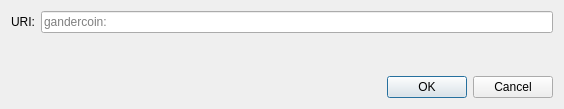
<?xml version="1.0" encoding="UTF-8"?>
<ui version="4.0">
 <class>OpenURIDialog</class>
 <widget class="QDialog" name="OpenURIDialog">
  <property name="geometry">
   <rect>
    <x>0</x>
    <y>0</y>
    <width>564</width>
    <height>109</height>
   </rect>
  </property>
  <property name="windowTitle">
   <string>Open gandercoin URI</string>
  </property>
  <layout class="QVBoxLayout" name="verticalLayout">
   <item>
    <layout class="QHBoxLayout" name="horizontalLayout">
     <item>
      <widget class="QLabel" name="label">
       <property name="text">
        <string>URI:</string>
       </property>
      </widget>
     </item>
     <item>
      <widget class="QValidatedLineEdit" name="uriEdit">
       <property name="placeholderText">
        <string notr="true">gandercoin:</string>
       </property>
      </widget>
     </item>
    </layout>
   </item>
   <item>
    <spacer name="verticalSpacer">
     <property name="orientation">
      <enum>Qt::Vertical</enum>
     </property>
     <property name="sizeHint" stdset="0">
      <size>
       <width>20</width>
       <height>40</height>
      </size>
     </property>
    </spacer>
   </item>
   <item>
    <widget class="QDialogButtonBox" name="buttonBox">
     <property name="orientation">
      <enum>Qt::Horizontal</enum>
     </property>
     <property name="standardButtons">
      <set>QDialogButtonBox::Cancel|QDialogButtonBox::Ok</set>
     </property>
    </widget>
   </item>
  </layout>
 </widget>
 <customwidgets>
  <customwidget>
   <class>QValidatedLineEdit</class>
   <extends>QLineEdit</extends>
   <header>qt/qvalidatedlineedit.h</header>
  </customwidget>
 </customwidgets>
 <resources/>
 <connections>
  <connection>
   <sender>buttonBox</sender>
   <signal>accepted()</signal>
   <receiver>OpenURIDialog</receiver>
   <slot>accept()</slot>
   <hints>
    <hint type="sourcelabel">
     <x>248</x>
     <y>254</y>
    </hint>
    <hint type="destinationlabel">
     <x>157</x>
     <y>274</y>
    </hint>
   </hints>
  </connection>
  <connection>
   <sender>buttonBox</sender>
   <signal>rejected()</signal>
   <receiver>OpenURIDialog</receiver>
   <slot>reject()</slot>
   <hints>
    <hint type="sourcelabel">
     <x>316</x>
     <y>260</y>
    </hint>
    <hint type="destinationlabel">
     <x>286</x>
     <y>274</y>
    </hint>
   </hints>
  </connection>
 </connections>
</ui>
